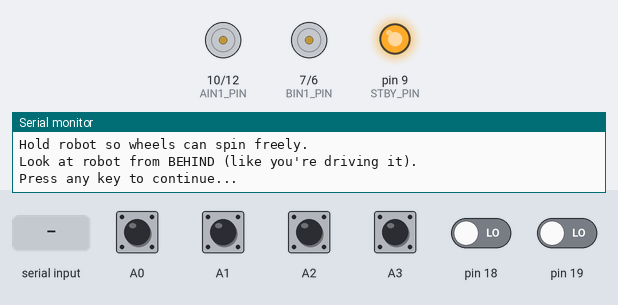
A sketch run on a simulated Arduino Uno, built with avr-gcc and run on an emulated ATmega328P. Parts: motor-driver pin pairs drawn as motors (green arrow = first pin HIGH = forward, orange = second pin HIGH = backward, longer = more drive, scaled by the enable pin, stopped while the standby pin is LOW), output pins drawn as LEDs (lit = HIGH), the last lines printed to the serial monitor. The inputs (shaded band) are chosen by the test bench; at power-on: A0–3 HIGH, pin 18, pin 19 LOW.

Above: at 1.9 s.
2.0 s: "y" received over Serial
3.5 s: "Y" received over Serial
At 4.4 s:
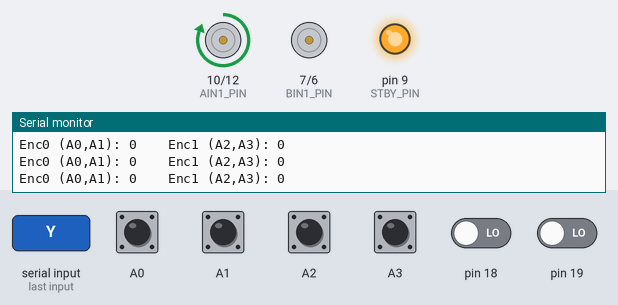
5.0 s: "r" received over Serial
10.1 s: "R" received over Serial
At 10.6 s:
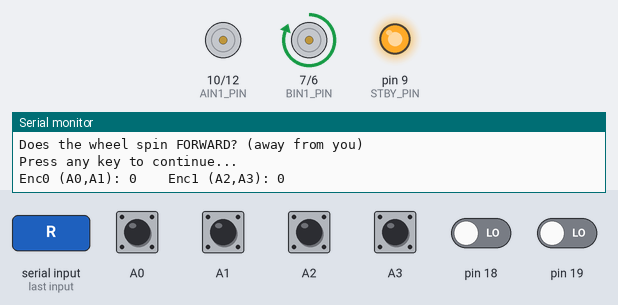
11.6 s: "1" received over Serial
At 16.4 s:
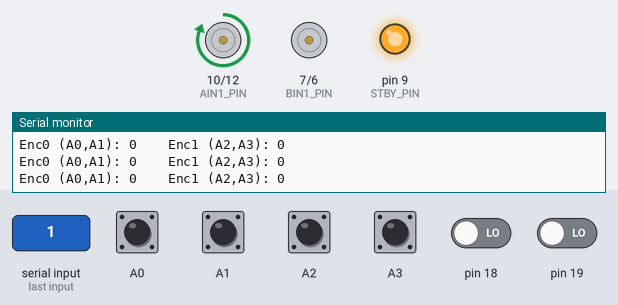
16.7 s: "0" received over Serial
At 21.5 s:
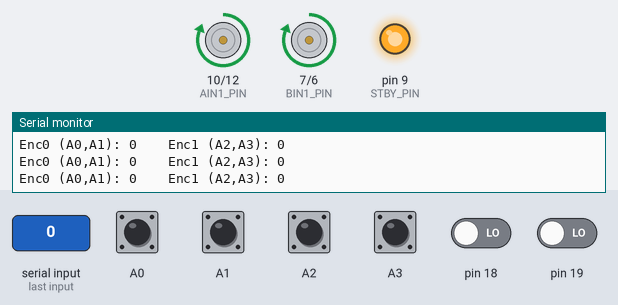
Timing chart, 0 to 26.9 s (numbered marks = the images above; inputs shaded):
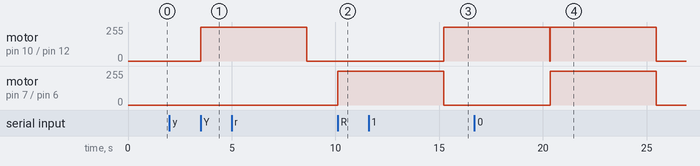

Measured:
- after the input at 3.5 s, motor on pin 10 (AIN1_PIN) / pin 12 (AIN2_PIN): stopped → forward 255/255 at once
- after the input at 10.1 s, motor on pin 7 (BIN1_PIN) / pin 6 (BIN2_PIN): stopped → forward 255/255 at once
- after the input at 11.6 s, motor on pin 10 (AIN1_PIN) / pin 12 (AIN2_PIN): stopped → forward 255/255 after 3.6 s
- after the input at 16.7 s, motor on pin 7 (BIN1_PIN) / pin 6 (BIN2_PIN): stopped → forward 255/255 after 3.7 s, → stopped 5.1 s later

The sketch:

motor_encoder_test.ino
```cpp
// Motor & Encoder Mapping Test
// Figures out which encoder pins go with which motor and direction
//
// Instructions:
// 1. Upload and open Serial Monitor at 115200
// 2. Follow the prompts to test each motor and encoder
// 3. Write down the results!

// Motor pins (from your setup)
// Motor A pins
const int PWMA_PIN = 11;
const int AIN1_PIN = 10;
const int AIN2_PIN = 12;
// Motor B pins
const int PWMB_PIN = 5;
const int BIN1_PIN = 7;
const int BIN2_PIN = 6;
const int STBY_PIN = 9;

// Encoder pins
// "Enc0" = A0, A1
// "Enc1" = A2, A3

volatile long enc0 = 0;  // A0, A1
volatile long enc1 = 0;  // A2, A3
volatile uint8_t lastPinState = 0;

const int8_t QUAD_TABLE[16] = {
   0, -1,  1,  0,
   1,  0,  0, -1,
  -1,  0,  0,  1,
   0,  1, -1,  0
};

ISR(PCINT1_vect) {
  uint8_t currentState = PINC;

  // Enc0: A0 = bit 0, A1 = bit 1
  uint8_t e0OldA = (lastPinState >> 0) & 1;
  uint8_t e0OldB = (lastPinState >> 1) & 1;
  uint8_t e0NewA = (currentState >> 0) & 1;
  uint8_t e0NewB = (currentState >> 1) & 1;
  uint8_t e0Idx = (e0OldA << 3) | (e0OldB << 2) | (e0NewA << 1) | e0NewB;
  enc0 += QUAD_TABLE[e0Idx];

  // Enc1: A2 = bit 2, A3 = bit 3
  uint8_t e1OldA = (lastPinState >> 2) & 1;
  uint8_t e1OldB = (lastPinState >> 3) & 1;
  uint8_t e1NewA = (currentState >> 2) & 1;
  uint8_t e1NewB = (currentState >> 3) & 1;
  uint8_t e1Idx = (e1OldA << 3) | (e1OldB << 2) | (e1NewA << 1) | e1NewB;
  enc1 += QUAD_TABLE[e1Idx];

  lastPinState = currentState;
}

void setupEncoders() {
  pinMode(A0, INPUT_PULLUP);
  pinMode(A1, INPUT_PULLUP);
  pinMode(A2, INPUT_PULLUP);
  pinMode(A3, INPUT_PULLUP);
  lastPinState = PINC;
  PCICR |= (1 << PCIE1);
  PCMSK1 |= (1 << PCINT8) | (1 << PCINT9) | (1 << PCINT10) | (1 << PCINT11);
}

void setupMotors() {
  pinMode(PWMA_PIN, OUTPUT);
  pinMode(AIN1_PIN, OUTPUT);
  pinMode(AIN2_PIN, OUTPUT);
  pinMode(PWMB_PIN, OUTPUT);
  pinMode(BIN1_PIN, OUTPUT);
  pinMode(BIN2_PIN, OUTPUT);
  pinMode(STBY_PIN, OUTPUT);
  digitalWrite(STBY_PIN, HIGH);
}

void stopMotors() {
  analogWrite(PWMA_PIN, 0);
  analogWrite(PWMB_PIN, 0);
}

void runMotorA(int pwm) {
  if (pwm >= 0) {
    digitalWrite(AIN1_PIN, HIGH);
    digitalWrite(AIN2_PIN, LOW);
  } else {
    digitalWrite(AIN1_PIN, LOW);
    digitalWrite(AIN2_PIN, HIGH);
  }
  analogWrite(PWMA_PIN, abs(pwm));
}

void runMotorB(int pwm) {
  if (pwm >= 0) {
    digitalWrite(BIN1_PIN, HIGH);
    digitalWrite(BIN2_PIN, LOW);
  } else {
    digitalWrite(BIN1_PIN, LOW);
    digitalWrite(BIN2_PIN, HIGH);
  }
  analogWrite(PWMB_PIN, abs(pwm));
}

void resetEncoders() {
  noInterrupts();
  enc0 = 0;
  enc1 = 0;
  interrupts();
}

void printEncoders() {
  noInterrupts();
  long e0 = enc0;
  long e1 = enc1;
  interrupts();
  Serial.print("Enc0 (A0,A1): ");
  Serial.print(e0);
  Serial.print("\t\tEnc1 (A2,A3): ");
  Serial.println(e1);
}

void waitForKey() {
  Serial.println("\nPress any key to continue...");
  while (!Serial.available()) {
    delay(10);
  }
  while (Serial.available()) Serial.read();  // Clear buffer
}

// Which motor pins are left vs right? (we'll figure this out)
bool motorAIsLeft = true;  // Initial guess

void runLeftMotor(int pwm) {
  if (motorAIsLeft) runMotorA(pwm);
  else runMotorB(pwm);
}

void runRightMotor(int pwm) {
  if (motorAIsLeft) runMotorB(pwm);
  else runMotorA(pwm);
}

void setup() {
  Serial.begin(115200);
  setupEncoders();
  setupMotors();
  stopMotors();

  delay(1000);

  Serial.println("========================================");
  Serial.println("   MOTOR & ENCODER MAPPING TEST");
  Serial.println("========================================");
  Serial.println();
  Serial.println("Hold robot so wheels can spin freely.");
  Serial.println("Look at robot from BEHIND (like you're driving it).");

  waitForKey();
}

int testPhase = 0;

void loop() {
  switch (testPhase) {
    case 0:
      Serial.println("\n========== STEP 1: FIND LEFT MOTOR ==========");
      Serial.println("I'll spin Motor A. Tell me if it's the LEFT wheel.");
      Serial.println("(Left = your left when looking from behind robot)");
      waitForKey();

      resetEncoders();
      runMotorA(255);
      for (int i = 0; i < 20; i++) {
        delay(255);
        printEncoders();
      }
      stopMotors();

      Serial.println("\n>>> Was that the LEFT wheel? (y/n)");
      testPhase++;
      break;

    case 1:
      if (Serial.available()) {
        char c = Serial.read();
        while (Serial.available()) Serial.read();

        if (c == 'y' || c == 'Y') {
          motorAIsLeft = true;
          Serial.println("OK: Motor A = LEFT, Motor B = RIGHT");
        } else {
          motorAIsLeft = false;
          Serial.println("OK: Motor A = RIGHT, Motor B = LEFT");
        }
        testPhase++;
      }
      break;

    case 2:
      Serial.println("\n========== STEP 2: LEFT MOTOR FORWARD ==========");
      Serial.println("Running LEFT motor with +PWM...");
      Serial.println("Does the wheel spin FORWARD? (away from you)");
      waitForKey();

      resetEncoders();
      runLeftMotor(255);
      for (int i = 0; i < 20; i++) {
        delay(255);
        printEncoders();
      }
      stopMotors();

      Serial.println("\n>>> Which encoder changed? Enc0 or Enc1?");
      Serial.println(">>> Did it go + or -?");
      Serial.println(">>> Did the wheel go FORWARD or BACKWARD?");
      testPhase++;
      break;

    case 3:
      Serial.println("\n========== STEP 3: RIGHT MOTOR FORWARD ==========");
      Serial.println("Running RIGHT motor with +PWM...");
      waitForKey();

      resetEncoders();
      runRightMotor(255);
      for (int i = 0; i < 20; i++) {
        delay(255);
        printEncoders();
      }
      stopMotors();

      Serial.println("\n>>> Which encoder changed? Enc0 or Enc1?");
      Serial.println(">>> Did it go + or -?");
      Serial.println(">>> Did the wheel go FORWARD or BACKWARD?");
      testPhase++;
      break;

    case 4:
      Serial.println("\n========== STEP 4: BOTH FORWARD ==========");
      Serial.println("Running BOTH motors with +PWM...");
      Serial.println("Robot should go forward (or both wheels same direction)");
      waitForKey();

      resetEncoders();
      runLeftMotor(255);
      runRightMotor(255);
      for (int i = 0; i < 20; i++) {
        delay(255);
        printEncoders();
      }
      stopMotors();

      Serial.println("\n>>> Did both wheels go FORWARD?");
      Serial.println(">>> Or did they go opposite directions?");
      testPhase++;
      break;

    case 5:
      Serial.println("\n========================================");
      Serial.println("   MANUAL TEST - SPIN BY HAND");
      Serial.println("========================================");
      Serial.println();
      Serial.println("Motors off. Spin each wheel FORWARD by hand.");
      Serial.println();
      Serial.println("1. Spin LEFT wheel forward - note which encoder changes & sign");
      Serial.println("2. Spin RIGHT wheel forward - note which encoder changes & sign");
      Serial.println();
      Serial.println("Send 'r' to reset counters");
      Serial.println();
      resetEncoders();
      testPhase++;
      break;

    case 6:
      // Manual mode
      if (Serial.available()) {
        char c = Serial.read();
        if (c == 'r' || c == 'R') {
          resetEncoders();
          Serial.println("--- Reset ---");
        }
      }
      printEncoders();
      delay(200);
      break;
  }
}
```
